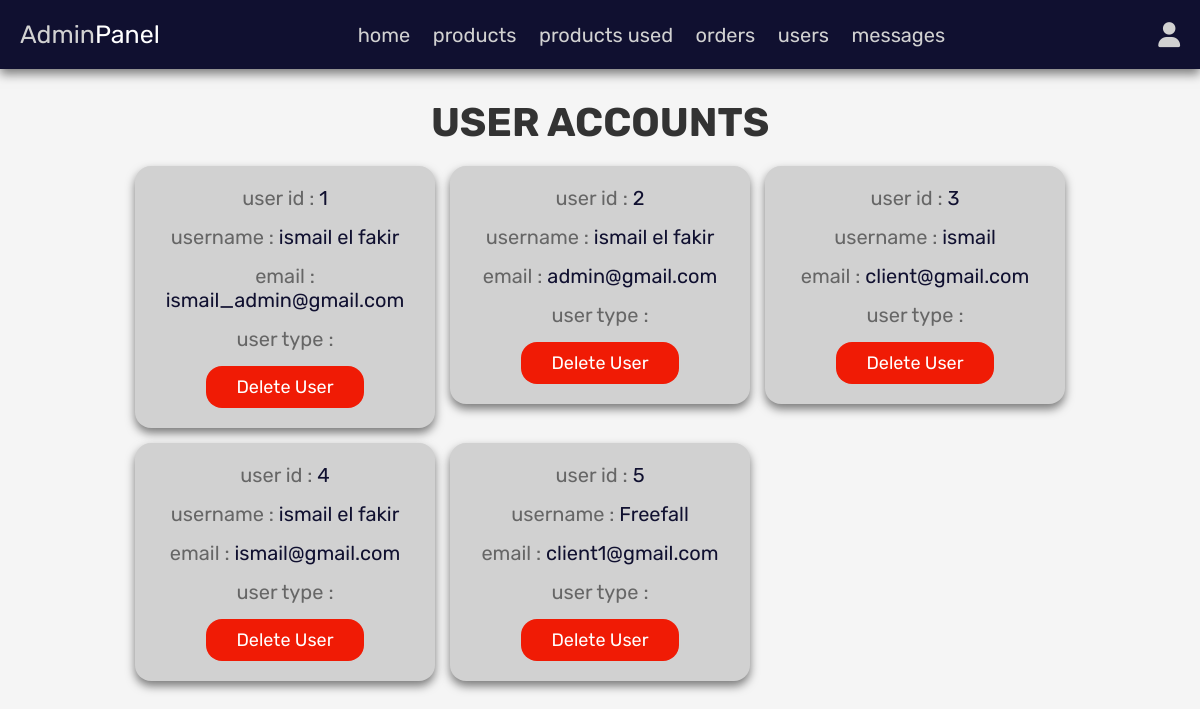
The page /qitabona/admin_users.php (signed in) on the database its author committed.
### tables this page shows
CREATE TABLE `users` (
  `id` int(100) NOT NULL,
  `name` varchar(100) NOT NULL,
  `email` varchar(100) NOT NULL,
  `password` varchar(100) NOT NULL,
  `user_type` varchar(20) NOT NULL DEFAULT 'user'
);

### qitabona/admin_users.php (the view, shortened to what this page needs)
<?php
include 'config.php';
?>
<!DOCTYPE html>
<html lang="en">
<head>
   <link rel="stylesheet" href="https://cdnjs.cloudflare.com/ajax/libs/font-awesome/6.0.0/css/all.min.css">
   <link rel="stylesheet" href="css/admin_style.css">
</head>
<body>
<?php include 'admin_header.php'; ?>
<section class="users">
   <h1 class="title"> user accounts </h1>
   <div class="box-container">
      <?php
         $select_users = mysqli_query($conn, "SELECT * FROM `users`") or die('query failed');
         while($fetch_users = mysqli_fetch_assoc($select_users)){
      ?>
      <div class="box">
         <p> user id : <span><?php echo $fetch_users['id']; ?></span> </p>
         <p> username : <span><?php echo $fetch_users['name']; ?></span> </p>
         <p> email : <span><?php echo $fetch_users['email']; ?></span> </p>
         <p> user type : <span style="color:<?php if($fetch_users['userType'] == 'admin'){ echo 'var(--orange)'; } ?>"><?php echo $fetch_users['userType']; ?></span> </p>
         <a href="admin_users.php?delete=<?php echo $fetch_users['id']; ?>" onclick="return confirm('delete this user?');" class="delete-btn">delete user</a>
      </div>
      <?php
         };
      ?>
   </div>
</section>
</body>
</html>

### qitabona/css/admin_style.css (style rules this page uses)
:root { --purple:#8e44ad; --blueq :#101030; --whiteq : #d1d1d1; --whiteqp :#b8b7b2; --green : #1ee94b; --red:#f01b05; --orange:#f39c12; --black:#333; --white:#fff; --light-color:#666; --light-white:#ccc; --light-bg:#f5f5f5; --border:.1rem solid var(--blueq); --box-shadow:0 .5rem 1rem rgba(0,0,0,.5); }
* { font-family: 'Rubik', sans-serif; margin:0; padding:0; box-sizing: border-box; outline: none; border:none; text-decoration: none; transition:all .2s linear; }
html { font-size: 62.5%; overflow-x: hidden; }
body { background-color: var(--light-bg); }
section { padding:3rem 2rem; }
.title { text-align: center; margin-bottom: 2rem; text-transform: uppercase; color:var(--black); font-size: 4rem; }
.btn, .option-btn, .delete-btn, .white-btn { display: inline-block; margin-top: 1rem; padding:1rem 3rem; cursor: pointer; color:var(--white); font-size: 1.8rem; border-radius: 1.6rem; text-transform: capitalize; }
.delete-btn { background-color: var(--red); }
.users .box-container { display: grid; grid-template-columns: repeat(auto-fit, 30rem); justify-content: center; gap:1.5rem; max-width: 1200px; margin:0 auto; align-items: flex-start; }
.users .box-container .box { background-color: var(--whiteq); padding:2rem; box-shadow: var(--box-shadow); border-radius: 1.6rem; text-align: center; }
.users .box-container .box p { padding-bottom: 1.5rem; font-size: 2rem; color:var(--light-color); }
.users .box-container .box p span { color:var(--blueq); }
.users .box-container .box .delete-btn { margin-top: 0; }

### rows shown on the page
users: id "1", name "ismail el fakir", email "ismail_admin@gmail.com"
users: id "2", name "ismail el fakir", email "admin@gmail.com"
users: id "3", name "ismail", email "client@gmail.com"
users: id "4", name "ismail el fakir", email "ismail@gmail.com"
users: id "5", name "Freefall", email "client1@gmail.com"
